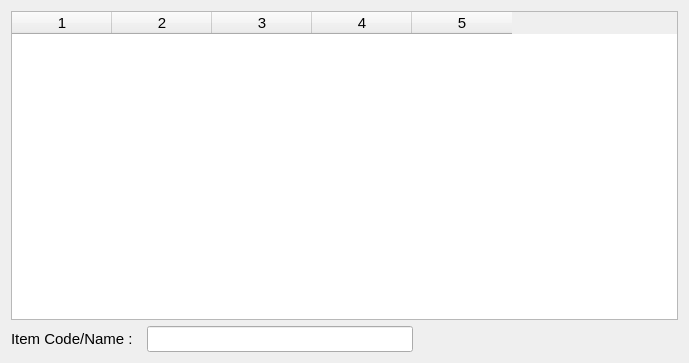
<?xml version="1.0" encoding="UTF-8"?>
<ui version="4.0">
 <class>AddBillItemWidget</class>
 <widget class="QWidget" name="AddBillItemWidget">
  <property name="geometry">
   <rect>
    <x>0</x>
    <y>0</y>
    <width>689</width>
    <height>363</height>
   </rect>
  </property>
  <property name="windowTitle">
   <string>Form</string>
  </property>
  <layout class="QVBoxLayout" name="verticalLayout">
   <item>
    <widget class="QTableWidget" name="tableWidget">
     <property name="font">
      <font>
       <pointsize>11</pointsize>
      </font>
     </property>
     <property name="columnCount">
      <number>5</number>
     </property>
     <column/>
     <column/>
     <column/>
     <column/>
     <column/>
    </widget>
   </item>
   <item>
    <layout class="QHBoxLayout" name="horizontalLayout">
     <property name="spacing">
      <number>14</number>
     </property>
     <item>
      <widget class="QLabel" name="label">
       <property name="font">
        <font>
         <family>Arial</family>
         <pointsize>11</pointsize>
         <weight>50</weight>
         <bold>false</bold>
        </font>
       </property>
       <property name="text">
        <string>Item Code/Name :</string>
       </property>
      </widget>
     </item>
     <item>
      <widget class="QLineEdit" name="itemText">
       <property name="font">
        <font>
         <pointsize>11</pointsize>
        </font>
       </property>
      </widget>
     </item>
     <item>
      <spacer name="horizontalSpacer">
       <property name="orientation">
        <enum>Qt::Horizontal</enum>
       </property>
       <property name="sizeHint" stdset="0">
        <size>
         <width>40</width>
         <height>20</height>
        </size>
       </property>
      </spacer>
     </item>
    </layout>
   </item>
  </layout>
 </widget>
 <resources/>
 <connections/>
</ui>
